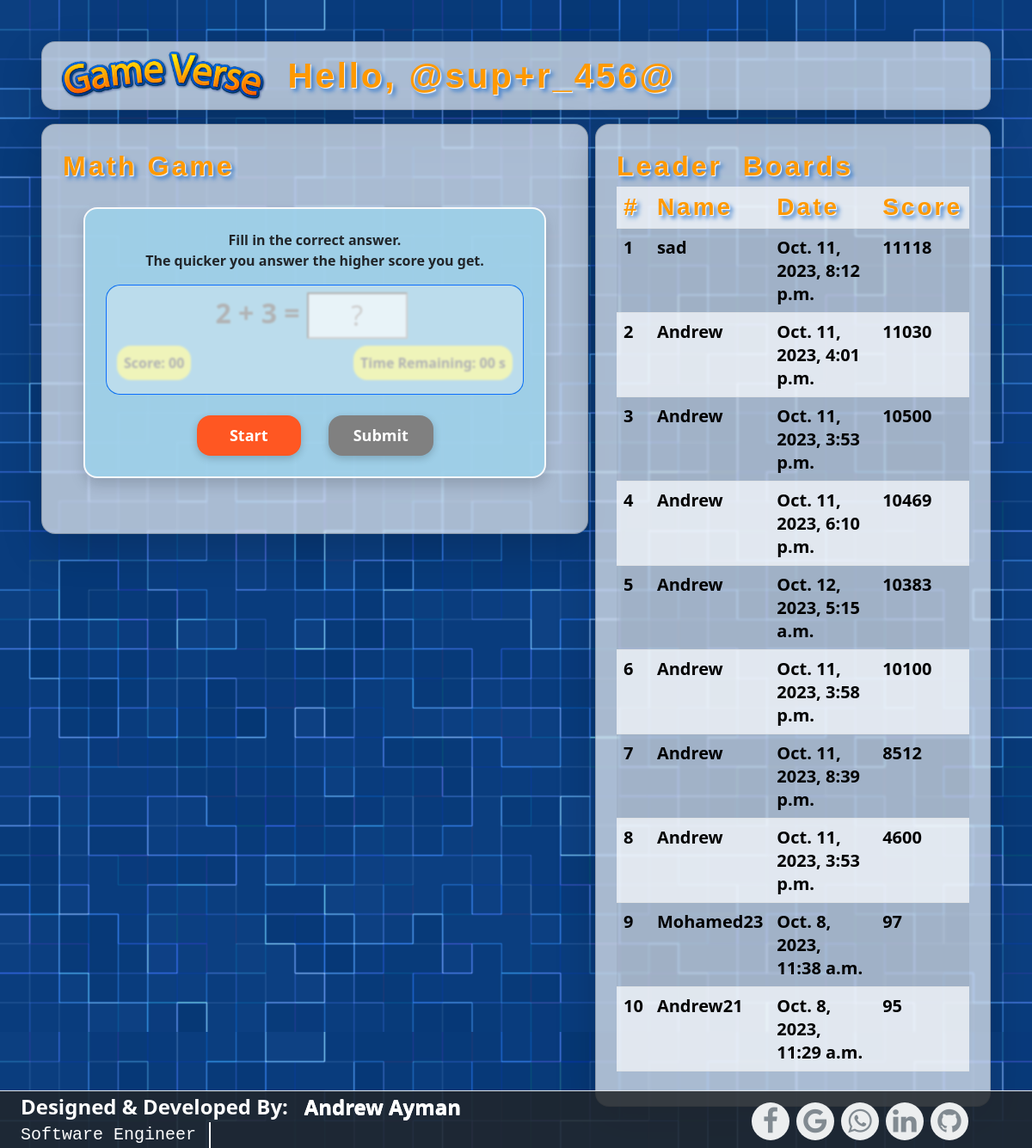
/math (signed in), run on the app's committed database.
### main/models.py (models this page shows, shortened)
class LeaderBoardItem(models.Model):
  leaderboard = models.ForeignKey(LeaderBoard, on_delete=models.CASCADE)
  name=models.CharField(max_length=50)
  date=models.DateTimeField()
  score=models.IntegerField()

### main/views.py (the view, shortened to what this page needs)
# urls.py: path("math",views.math_game,name="math"),
def math_game(request: HttpRequest):
    attrs = {}
    session_math_key = 'math-attrs'
    return game(request, 'main/math_game.html', 'math', attrs)

### main/views.py (called while the page is built)
def game(request: HttpRequest, html_file_path: str, leaderboard_name: str, attrs: dict):
    name = request.session.get('name')
    if name is None:
        return HttpResponseRedirect('./')
    leaderboard = LeaderBoard.objects.get(name=leaderboard_name)
    if attrs.get('success'):
        leaderboard.leaderboarditem_set.create(
            name=name,
            date=timezone.now(),
            score=attrs.get('score')
        ).save()
    leaderboard_items: QuerySet = leaderboard.leaderboarditem_set.all().order_by(
        '-score')[:10]
    leaderboard_items_list: list = [
        (val['name'], val['date'], val['score'])for val in leaderboard_items.values()]
    attrs = {**{'name': name, 'leaderboard': leaderboard_items_list}, **attrs}
    return render(request, html_file_path, attrs)

### main/templates/main/math_game.html (shortened to what this page needs)
{% extends "main/game_base.html" %}
{% block game_name %}
Math Game
{% endblock %}
{% block content %}
<form action="./math" method="post">
  <div class="row rounded-4 p-4 bg-custom-blue border border-light border-2 shadow m-4 fw-bold">
    <p class="text-center">
      Fill in the correct answer.<br> The quicker you answer the higher score you get.
    </p>
    <div class="col-12 bg-custom-cyan p-0 rounded-4 border border-primary border-1 position-relative">
      {% if not equation %}
      <div id="counter321"
        class="position-absolute z-1 bg-custom-white w-100 h-100 rounded-4 d-flex justify-content-center align-items-center bg-custom-blur1 fs-1 fc-orange ">
      </div>
      {% endif %}
      <div class="p-2">
        <div class="d-flex flex-row justify-content-center fs-2 ">
          <div class="text-end">
            {% if equation %}
            {{equation}} =
            {% else %}
            2 + 3 =
            {% endif %}
          </div>
          <input class="text-center w-25 mx-2 bg-custom-white no-spinner" type="number" placeholder="?"
            name="math-result" autofocus {% if equation %} required {% else %} readonly {% endif %}>
        </div>
        <div class="row m-0 px-1 py-2 justify-content-center">
          <p class="rounded-4 m-0 bg-custom-yellow w-auto p-2 align-start">
            Score: {% if score %} {{score}} {% else %} 00 {% endif %}
          </p>
          <div class="col"></div>
          <p class="rounded-4 m-0 bg-custom-yellow w-auto p-2">
            Time Remaining: {% if timeRemaining %} <span id="counter-timeremaining">{{timeRemaining}}</span> {% else %} 00 {% endif %}s
          </p>
        </div>
      </div>
    </div>
    <div class="row m-0 p-0 pt-4 justify-content-center">
      <button
      id="start-button"
      name="start"
      value="start" class="game-button rounded-4 game-button-red w-25 mx-3"
      {% if equation %} type="button" disabled {% else %} type="submit" {% endif %}>
        Start
      </button>
      <button type="submit" name='submit' value="submit" class="game-button rounded-4 game-button-green w-25 mx-3"
      {% if not equation %} disabled {% endif %} autofocus>Submit</button>
    </div>
  </div>
</form>
{% endblock %}

### main/templates/main/game_base.html
{% extends "main/base.html" %} {% load static %} {% block body_content %}
<div class="col">
  <div
    class="row card rounded-4 shadow-lg bg-custom-white bg-custom-blur1 mb-3 p-2"
  >
    <div class="row row-gap-3 align-items-center">
      <a href="./" class="col-md-3 col-6">
        <img
          src="{% static 'images/game-verse-title.png' %}"
          alt="game-verse-title.png"
          style="width: 100%"
        />
      </a>
      <span class="col-md-9 col-6 fw-bold fs-1 fc-orange">
        Hello, {{name}}
      </span>
    </div>
  </div>
  <div class="row">
    <div class="col-12 col-xl-7 p-0">
      <div
        class="card rounded-4 shadow-lg bg-custom-white bg-custom-blur1 me-xl-2 me-0 mb-2 p-2"
      >
        <div class="card-body">
          <div class="fw-bold fs-2 fc-orange">
            {% block game_name %} Game_Name {% endblock %}
          </div>
          <div class="row align-self-center justify-content-center">
            {% block content %} Game not Created yet {% endblock %}
          </div>
        </div>
      </div>
    </div>
    <div class="col-12 col-xl-5 p-0 mb-5">
      <div class="card rounded-4 shadow-lg bg-custom-white bg-custom-blur1 p-2">
        <div class="card-body">
          <div class="fw-bold fs-2 fc-orange">Leader&nbsp;&nbsp;Boards</div>
          <table class="table table-hover table-striped fs-5 fw-bold">
            <thead>
              <tr>
                <th class="bg-custom-white fc-orange fs-3" scope="col">#</th>
                <th class="bg-custom-white fc-orange fs-3" scope="col">Name</th>
                <th class="bg-custom-white fc-orange fs-3" scope="col">Date</th>
                <th class="bg-custom-white fc-orange fs-3" scope="col">
                  Score
                </th>
              </tr>
            </thead>
            <tbody>
              {% for item in leaderboard %}
               {% if forloop.counter|divisibleby:"2" == False %}
              <tr>
                <th scope="row" class="bg-transparent">{{forloop.counter}}</th>
                <td class="bg-transparent">{{item.0}}</td>
                <td class="bg-transparent">{{item.1}}</td>
                <td class="bg-transparent">{{item.2}}</td>
              </tr>
              {% else %}
              <tr>
                <th scope="row" class="bg-custom-white">{{forloop.counter}}</th>
                <td class="bg-custom-white">{{item.0}}</td>
                <td class="bg-custom-white">{{item.1}}</td>
                <td class="bg-custom-white">{{item.2}}</td>
              </tr>
              {% endif %}
              {% endfor %}
            </tbody>
          </table>
        </div>
      </div>
    </div>
  </div>
</div>
{% endblock %}

### main/templates/main/base.html (shortened to what this page needs)
{% load static %}
<html lang="en">
  <head>
    <link rel="stylesheet" href="{% static 'style.css' %}" />
    <link
      href="https://cdn.jsdelivr.net/npm/bootstrap@5.3.2/dist/css/bootstrap.min.css"
      rel="stylesheet"
    />
    <link
      href="https://fonts.cdnfonts.com/css/arcade-classic"
      rel="stylesheet"
    />
    <link
      rel="stylesheet"
      href="https://cdnjs.cloudflare.com/ajax/libs/font-awesome/4.7.0/css/font-awesome.min.css"
    />
  </head>
  <body class="row m-0 p-5 pb-0" style="min-width:775px">
    {% block body_content %} {% endblock %}
    {% include "main/footer.html" %}
  </body>
</html>

### main/templates/main/footer.html (shortened to what this page needs)
<footer
  class="row bg-custom-grey text-center text-white py-0 px-4 pe-0  m-0 border-top border-1 position-fixed bottom-0 start-0 end-0">
  <div class="col-md-8 col-sm-6 col-xs-12 d-flex justify-content-start align-items-center fw-bold fs-4">
    <div class="row">
      <div class="col-12 text-start p-0">
        Designed & Developed By: &nbsp;
        <span class="glitch">
          <span aria-hidden="true">Andrew Ayman</span>
          Andrew Ayman
          <span aria-hidden="true">Andrew Ayman</span>
        </span>
      </div>
      <span id="footer-job" class="col-12 fs-5 fw-medium text-start p-0"> Job Title</span>
    </div>
  </div>
  <div class="col-md-4 col-sm-6 col-xs-12 d-flex justify-content-center align-items-center m-0 p-0">
    <div class="row social-icons m-0">
      <a class="facebook mt-1 d-flex justify-content-center align-items-center" href="https://www.facebook.com/1AndrewAyman/"
        target="_blank"><i class="fa fa-facebook fa-2x"></i></a>
      <a class="gmail mt-1 d-flex justify-content-center align-items-center" href="mailto:andrewayamn9@gmail.com"
        target="_blank"><i class="fa fa-google fa-2x"></i></a>
      <a class="whatsapp mt-1 d-flex justify-content-center align-items-center" href="https://wa.me/201284655945"
        target="_blank"><i class="fa fa-whatsapp fa-2x"></i></a>
      <a class="linkedin mt-1 d-flex justify-content-center align-items-center"
        href="https://www.linkedin.com/in/andrew-ayman-013404217/" target="_blank"><i
          class="fa fa-linkedin fa-2x"></i></a>
      <a class="github mt-1 d-flex justify-content-center align-items-center" href="https://github.com/Andrew-Ayman123"
        target="_blank"><i class="fa fa-github fa-2x"></i></a>
    </div>
  </div>
</footer>

### main/static/style.css (style rules this page uses)
body { background-image: url("images/background.jpg"); background-repeat: repeat; background-size: contain; }
.fc-orange { color: #ff9900 !important; text-shadow: 1px 1px 1px #fff, 4px 4px 5px #3a7dcc; font-family: "ArcadeClassic", sans-serif !important; letter-spacing: 3px !important; }
.bg-custom-white { background-color: rgba(255, 255, 255, 0.65) !important; }
.bg-custom-blue { background-color: rgba(157, 210, 234, 0.85) !important; }
.bg-custom-cyan { background-color: rgba(46, 147, 194, 0.85) !important; }
.bg-custom-yellow { background-color: rgba(235, 235, 36, 0.85) !important; }
.bg-custom-grey { background-color: rgba(33, 37, 41, 0.85) !important; }
.bg-custom-blur1 { backdrop-filter: blur(1px); }
.game-button { color: #fff; border: none; padding: 10px 20px; font-size: 18px; font-weight: bold; border-radius: 5px; cursor: pointer; box-shadow: 0px 3px 10px rgba(0, 0, 0, 0.2); transition: transform 0.3s ease; }
.game-button:disabled { cursor: auto; background-color: grey !important; }
.game-button-red { background-color: #ff5722; }
.game-button-green { background-color: #3bc67a; }
.social-icons a { text-decoration: none; background-color: #eceeef; color: #818a91; width: 44px; height: 44px; margin-right: 8px; border-radius: 100%; transition: all 0.2s linear; }
.glitch { font-weight: bold; position: relative; white-space: nowrap; }
.glitch span { position: absolute; white-space: nowrap; top: 0; left: 0; }
#footer-job { font-family: "Courier New", Courier, monospace; width: 0px; overflow: hidden; white-space: nowrap; border-right: 0.1em solid; transition: width 1.5s steps(25, end); animation: blinking 0.4s step-end infinite; }

### data on the page
LeaderBoardItem: name "sad", date "Oct. 11, 2023, 8:12 p.m."
LeaderBoardItem: name "Andrew", date "Oct. 11, 2023, 4:01 p.m."
LeaderBoardItem: name "Andrew", date "Oct. 11, 2023, 3:53 p.m."
LeaderBoardItem: name "Andrew", date "Oct. 11, 2023, 6:10 p.m."
LeaderBoardItem: name "Andrew", date "Oct. 12, 2023, 5:15 a.m."
LeaderBoardItem: name "Andrew", date "Oct. 11, 2023, 3:58 p.m."
LeaderBoardItem: name "Andrew", date "Oct. 11, 2023, 8:39 p.m."
LeaderBoardItem: name "Andrew", date "Oct. 11, 2023, 3:53 p.m."
LeaderBoardItem: name "Mohamed23", date "Oct. 8, 2023, 11:38 a.m."
LeaderBoardItem: name "Andrew21", date "Oct. 8, 2023, 11:29 a.m."

### other printed values
{{ name }} "@sup+r_456@"
{{ item.2 }} "11118" "10500" "10383" "8512" "97"
{{ item.2 }} "11030" "10469" "10100" "4600" "95"
